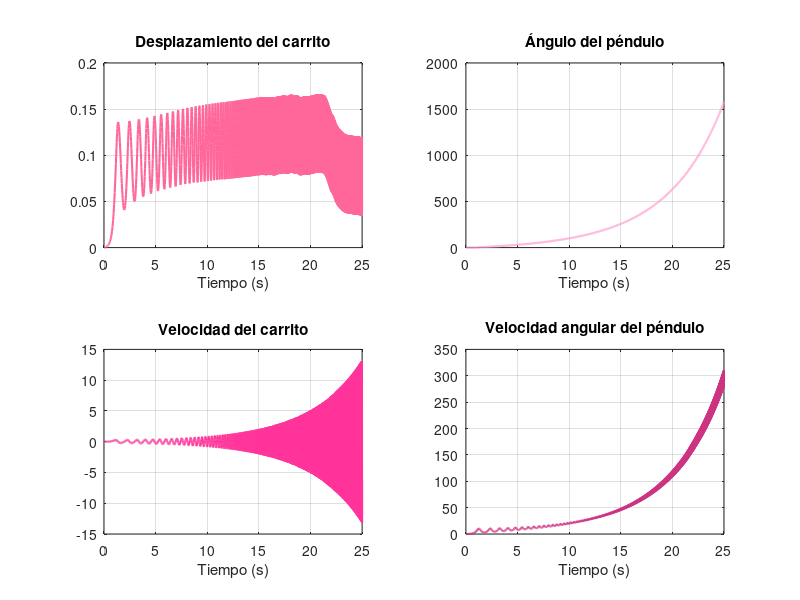

Write MATLAB code to recreate this figure.
% Parámetros 
Ip = 0.0079;      
Mc = 0.7031;      
lp = 0.3302;      
Mp = 0.23;      
Fc = 0;           
Beq = 4.3;       
g = 9.81;        
Bp = 0.0024;      

% Condiciones iniciales
alpha0 = deg2rad(1); 
xc0 = 0;              
alphad = 0;        
xcdot0 = 0;          

x0 = [xc0; xcdot0; alpha0; alphad]; 

tspan = [0 25];
 
[t, solu] = ode45(@(t, x) [
    x(2); 
    ((Ip + Mp*lp^2)*Fc + Mp^2*lp^2*g*cos(x(3))*sin(x(3))- (Ip + Mp*lp^2)*Beq*x(2) - (Ip*Mp*lp - Mp^2*lp^3)*x(4)^2*sin(x(3)) ...
    - Mp*lp*x(4)*cos(x(3))*Bp) / ...
    ((Mc + Mp)*Ip + Mc*Mp*lp^2 + Mp^2*lp^2*sin(x(3))^2);
    x(4);
    ((Mc + Mp)*Mp*g*lp*sin(x(3)) - (Mc + Mp)*Bp*x(4) + Fc*Mp*lp*cos(x(3)) - Mp^2*lp^2*x(4)^2*sin(x(3))*cos(x(3)) ...
    - Beq*Mp*lp*x(2)*cos(x(3))) / ...
    ((Mc + Mp)*Ip + Mc*Mp*lp^2 + Mp^2*lp^2*sin(x(3))^2)
], tspan, x0);


figure;
subplot(2,2,1);
plot(t, solu(:,1), 'Color', [1 0.4 0.6], 'LineWidth', 1.5);
xlabel('Tiempo (s)');
title('Desplazamiento del carrito');
grid on;

subplot(2,2,2);
plot(t, solu(:,3), 'Color', [1 0.6 0.8], 'LineWidth', 1.5);
xlabel('Tiempo (s)');
title('Ángulo del péndulo');
grid on;

subplot(2,2,3);
plot(t, solu(:,2), 'Color', [1 0.2 0.6], 'LineWidth', 1.5);
xlabel('Tiempo (s)');
title('Velocidad del carrito');
grid on;

subplot(2,2,4);
plot(t, solu(:,4), 'Color', [0.8 0.2 0.5], 'LineWidth', 1.5);
xlabel('Tiempo (s)');
title('Velocidad angular del péndulo');
grid on;